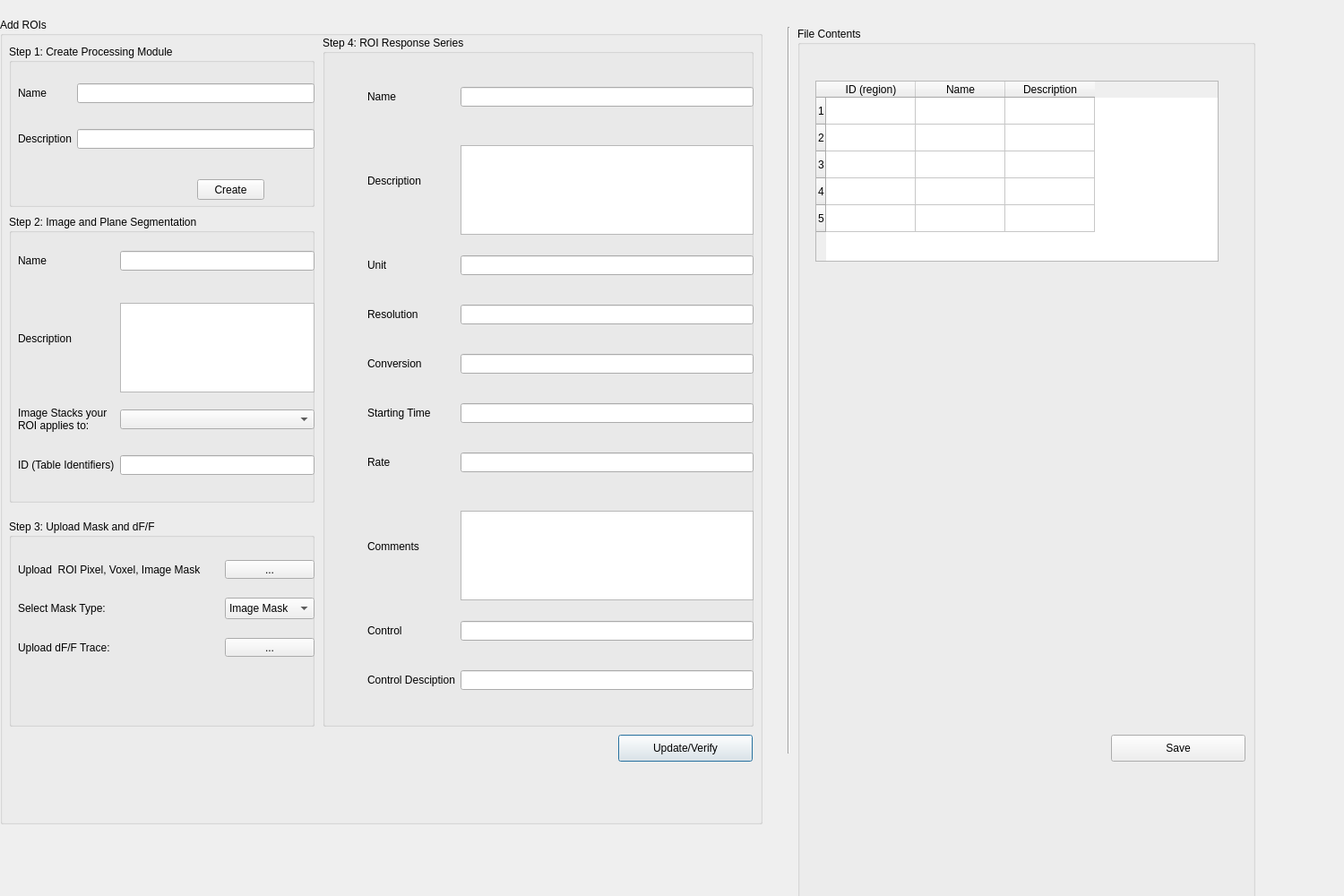
<?xml version="1.0" encoding="UTF-8"?>
<ui version="4.0">
 <class>Dialog</class>
 <widget class="QDialog" name="Dialog">
  <property name="geometry">
   <rect>
    <x>0</x>
    <y>0</y>
    <width>1500</width>
    <height>1000</height>
   </rect>
  </property>
  <property name="windowTitle">
   <string>Dialog</string>
  </property>
  <widget class="QGroupBox" name="step2_gb">
   <property name="geometry">
    <rect>
     <x>10</x>
     <y>240</y>
     <width>341</width>
     <height>321</height>
    </rect>
   </property>
   <property name="title">
    <string>Step 2: Image and Plane Segmentation</string>
   </property>
   <widget class="QWidget" name="gridLayoutWidget_2">
    <property name="geometry">
     <rect>
      <x>10</x>
      <y>20</y>
      <width>331</width>
      <height>291</height>
     </rect>
    </property>
    <layout class="QGridLayout" name="step2_grid">
     <item row="2" column="0">
      <widget class="QLabel" name="image_stacks_cb_lbl">
       <property name="text">
        <string>Image Stacks your 
ROI applies to:</string>
       </property>
      </widget>
     </item>
     <item row="2" column="1">
      <widget class="QComboBox" name="image_stacks_cb"/>
     </item>
     <item row="0" column="1">
      <widget class="QLineEdit" name="name2_le"/>
     </item>
     <item row="1" column="0">
      <widget class="QLabel" name="description2_lbl">
       <property name="text">
        <string>Description</string>
       </property>
      </widget>
     </item>
     <item row="0" column="0">
      <widget class="QLabel" name="name2_lbl">
       <property name="text">
        <string>Name</string>
       </property>
      </widget>
     </item>
     <item row="3" column="0">
      <widget class="QLabel" name="id_lbl">
       <property name="text">
        <string>ID (Table Identifiers)</string>
       </property>
      </widget>
     </item>
     <item row="3" column="1">
      <widget class="QLineEdit" name="id_le"/>
     </item>
     <item row="1" column="1">
      <widget class="QPlainTextEdit" name="description2_pte">
       <property name="minimumSize">
        <size>
         <width>0</width>
         <height>100</height>
        </size>
       </property>
       <property name="maximumSize">
        <size>
         <width>16777215</width>
         <height>80</height>
        </size>
       </property>
      </widget>
     </item>
    </layout>
   </widget>
  </widget>
  <widget class="QGroupBox" name="step4_gb">
   <property name="geometry">
    <rect>
     <x>360</x>
     <y>40</y>
     <width>481</width>
     <height>771</height>
    </rect>
   </property>
   <property name="title">
    <string>Step 4: ROI Response Series</string>
   </property>
   <widget class="QWidget" name="gridLayoutWidget_5">
    <property name="geometry">
     <rect>
      <x>50</x>
      <y>30</y>
      <width>431</width>
      <height>731</height>
     </rect>
    </property>
    <layout class="QGridLayout" name="roi_response_series_grid">
     <item row="7" column="0">
      <widget class="QLabel" name="comments_lbl">
       <property name="text">
        <string>Comments</string>
       </property>
      </widget>
     </item>
     <item row="0" column="0">
      <widget class="QLabel" name="name3_lbl">
       <property name="text">
        <string>Name</string>
       </property>
      </widget>
     </item>
     <item row="0" column="1">
      <widget class="QLineEdit" name="name3_le"/>
     </item>
     <item row="1" column="0">
      <widget class="QLabel" name="description3_lbl">
       <property name="text">
        <string>Description</string>
       </property>
      </widget>
     </item>
     <item row="6" column="0">
      <widget class="QLabel" name="rate_lbl">
       <property name="text">
        <string>Rate</string>
       </property>
      </widget>
     </item>
     <item row="5" column="0">
      <widget class="QLabel" name="starting_time_lbl">
       <property name="text">
        <string>Starting Time</string>
       </property>
      </widget>
     </item>
     <item row="3" column="0">
      <widget class="QLabel" name="resolution_lbl">
       <property name="text">
        <string>Resolution</string>
       </property>
      </widget>
     </item>
     <item row="4" column="0">
      <widget class="QLabel" name="conversion_lbl">
       <property name="text">
        <string>Conversion</string>
       </property>
      </widget>
     </item>
     <item row="2" column="0">
      <widget class="QLabel" name="unit_lbl">
       <property name="text">
        <string>Unit</string>
       </property>
      </widget>
     </item>
     <item row="9" column="1">
      <widget class="QLineEdit" name="control_description_le"/>
     </item>
     <item row="6" column="1">
      <widget class="QLineEdit" name="rate_le"/>
     </item>
     <item row="2" column="1">
      <widget class="QLineEdit" name="unit_le"/>
     </item>
     <item row="5" column="1">
      <widget class="QLineEdit" name="starting_time_le"/>
     </item>
     <item row="4" column="1">
      <widget class="QLineEdit" name="conversion_le"/>
     </item>
     <item row="3" column="1">
      <widget class="QLineEdit" name="resolution_le"/>
     </item>
     <item row="8" column="0">
      <widget class="QLabel" name="control_lbl">
       <property name="text">
        <string>Control</string>
       </property>
      </widget>
     </item>
     <item row="8" column="1">
      <widget class="QLineEdit" name="control_le"/>
     </item>
     <item row="9" column="0">
      <widget class="QLabel" name="control_description_lbl">
       <property name="text">
        <string>Control Desciption</string>
       </property>
      </widget>
     </item>
     <item row="1" column="1">
      <widget class="QPlainTextEdit" name="description3_pte">
       <property name="minimumSize">
        <size>
         <width>0</width>
         <height>100</height>
        </size>
       </property>
       <property name="maximumSize">
        <size>
         <width>16777215</width>
         <height>80</height>
        </size>
       </property>
      </widget>
     </item>
     <item row="7" column="1">
      <widget class="QPlainTextEdit" name="comments_pte">
       <property name="minimumSize">
        <size>
         <width>0</width>
         <height>100</height>
        </size>
       </property>
       <property name="maximumSize">
        <size>
         <width>16777215</width>
         <height>80</height>
        </size>
       </property>
      </widget>
     </item>
    </layout>
   </widget>
  </widget>
  <widget class="QGroupBox" name="add_roi_gb">
   <property name="geometry">
    <rect>
     <x>0</x>
     <y>20</y>
     <width>851</width>
     <height>900</height>
    </rect>
   </property>
   <property name="minimumSize">
    <size>
     <width>0</width>
     <height>900</height>
    </size>
   </property>
   <property name="maximumSize">
    <size>
     <width>16777214</width>
     <height>16777215</height>
    </size>
   </property>
   <property name="title">
    <string>Add ROIs</string>
   </property>
   <widget class="QPushButton" name="update_btn">
    <property name="geometry">
     <rect>
      <x>690</x>
      <y>800</y>
      <width>150</width>
      <height>30</height>
     </rect>
    </property>
    <property name="minimumSize">
     <size>
      <width>150</width>
      <height>30</height>
     </size>
    </property>
    <property name="text">
     <string>Update/Verify</string>
    </property>
   </widget>
   <widget class="QGroupBox" name="step3_gb">
    <property name="geometry">
     <rect>
      <x>10</x>
      <y>560</y>
      <width>341</width>
      <height>231</height>
     </rect>
    </property>
    <property name="title">
     <string>Step 3: Upload Mask and dF/F</string>
    </property>
    <widget class="QWidget" name="gridLayoutWidget_6">
     <property name="geometry">
      <rect>
       <x>10</x>
       <y>30</y>
       <width>331</width>
       <height>141</height>
      </rect>
     </property>
     <layout class="QGridLayout" name="roi_type_grid">
      <item row="0" column="1">
       <widget class="QToolButton" name="mask_upload_tool">
        <property name="minimumSize">
         <size>
          <width>100</width>
          <height>0</height>
         </size>
        </property>
        <property name="text">
         <string>...</string>
        </property>
       </widget>
      </item>
      <item row="0" column="0">
       <widget class="QLabel" name="mask_upload_lbl">
        <property name="text">
         <string>Upload  ROI Pixel, Voxel, Image Mask</string>
        </property>
       </widget>
      </item>
      <item row="1" column="0">
       <widget class="QLabel" name="mask_selector_lbl">
        <property name="text">
         <string>Select Mask Type:</string>
        </property>
       </widget>
      </item>
      <item row="1" column="1">
       <widget class="QComboBox" name="mask_selector_cb">
        <property name="minimumSize">
         <size>
          <width>100</width>
          <height>24</height>
         </size>
        </property>
        <item>
         <property name="text">
          <string>Image Mask</string>
         </property>
        </item>
        <item>
         <property name="text">
          <string>Voxel Mask</string>
         </property>
        </item>
        <item>
         <property name="text">
          <string>Pixel Mask</string>
         </property>
        </item>
       </widget>
      </item>
      <item row="2" column="1">
       <widget class="QToolButton" name="dff_upload_tool">
        <property name="minimumSize">
         <size>
          <width>100</width>
          <height>0</height>
         </size>
        </property>
        <property name="text">
         <string>...</string>
        </property>
       </widget>
      </item>
      <item row="2" column="0">
       <widget class="QLabel" name="dff_label">
        <property name="text">
         <string>Upload dF/F Trace:</string>
        </property>
       </widget>
      </item>
     </layout>
    </widget>
   </widget>
   <widget class="QGroupBox" name="step1_gb">
    <property name="geometry">
     <rect>
      <x>10</x>
      <y>30</y>
      <width>341</width>
      <height>181</height>
     </rect>
    </property>
    <property name="title">
     <string>Step 1: Create Processing Module</string>
    </property>
    <widget class="QWidget" name="gridLayoutWidget">
     <property name="geometry">
      <rect>
       <x>10</x>
       <y>20</y>
       <width>331</width>
       <height>121</height>
      </rect>
     </property>
     <layout class="QGridLayout" name="step1_grid">
      <item row="0" column="0">
       <widget class="QLabel" name="name1_lbl">
        <property name="text">
         <string>Name</string>
        </property>
       </widget>
      </item>
      <item row="1" column="0">
       <widget class="QLabel" name="description1_lbl">
        <property name="text">
         <string>Description</string>
        </property>
       </widget>
      </item>
      <item row="1" column="1">
       <widget class="QLineEdit" name="description1_le"/>
      </item>
      <item row="0" column="1">
       <widget class="QLineEdit" name="name1_le"/>
      </item>
     </layout>
    </widget>
    <widget class="QPushButton" name="create_btn">
     <property name="geometry">
      <rect>
       <x>210</x>
       <y>150</y>
       <width>75</width>
       <height>23</height>
      </rect>
     </property>
     <property name="text">
      <string>Create</string>
     </property>
    </widget>
   </widget>
  </widget>
  <widget class="QGroupBox" name="file_contents_gb">
   <property name="geometry">
    <rect>
     <x>890</x>
     <y>30</y>
     <width>511</width>
     <height>1000</height>
    </rect>
   </property>
   <property name="minimumSize">
    <size>
     <width>0</width>
     <height>900</height>
    </size>
   </property>
   <property name="title">
    <string>File Contents</string>
   </property>
   <widget class="QTableWidget" name="roi_table">
    <property name="geometry">
     <rect>
      <x>20</x>
      <y>60</y>
      <width>450</width>
      <height>202</height>
     </rect>
    </property>
    <property name="minimumSize">
     <size>
      <width>450</width>
      <height>200</height>
     </size>
    </property>
    <property name="maximumSize">
     <size>
      <width>16777211</width>
      <height>16777215</height>
     </size>
    </property>
    <property name="rowCount">
     <number>5</number>
    </property>
    <property name="columnCount">
     <number>3</number>
    </property>
    <row/>
    <row/>
    <row/>
    <row/>
    <row/>
    <column>
     <property name="text">
      <string>ID (region)</string>
     </property>
    </column>
    <column>
     <property name="text">
      <string>Name</string>
     </property>
    </column>
    <column>
     <property name="text">
      <string>Description</string>
     </property>
    </column>
   </widget>
   <widget class="QPushButton" name="save_btn">
    <property name="geometry">
     <rect>
      <x>350</x>
      <y>790</y>
      <width>150</width>
      <height>30</height>
     </rect>
    </property>
    <property name="minimumSize">
     <size>
      <width>150</width>
      <height>30</height>
     </size>
    </property>
    <property name="text">
     <string>Save</string>
    </property>
   </widget>
  </widget>
  <widget class="Line" name="line">
   <property name="geometry">
    <rect>
     <x>870</x>
     <y>30</y>
     <width>20</width>
     <height>811</height>
    </rect>
   </property>
   <property name="orientation">
    <enum>Qt::Vertical</enum>
   </property>
  </widget>
  <zorder>add_roi_gb</zorder>
  <zorder>step2_gb</zorder>
  <zorder>step4_gb</zorder>
  <zorder>file_contents_gb</zorder>
  <zorder>line</zorder>
 </widget>
 <resources/>
 <connections/>
</ui>
